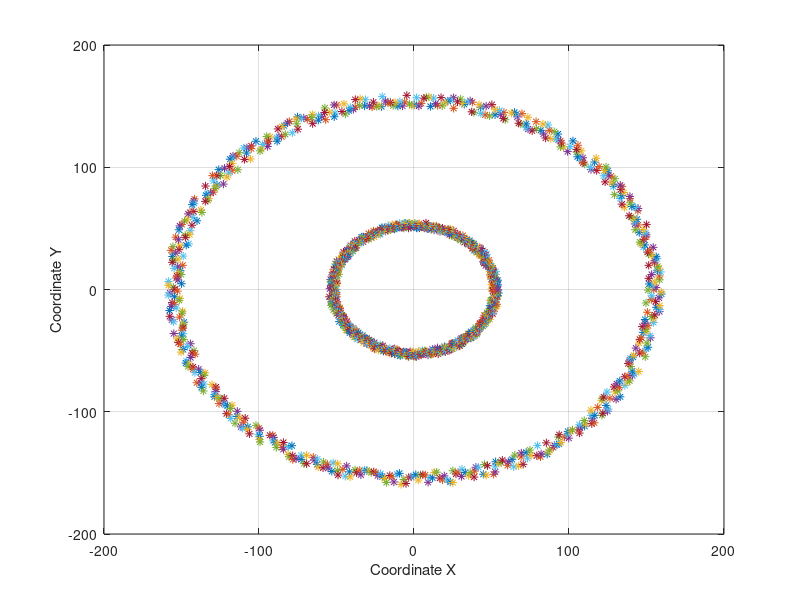
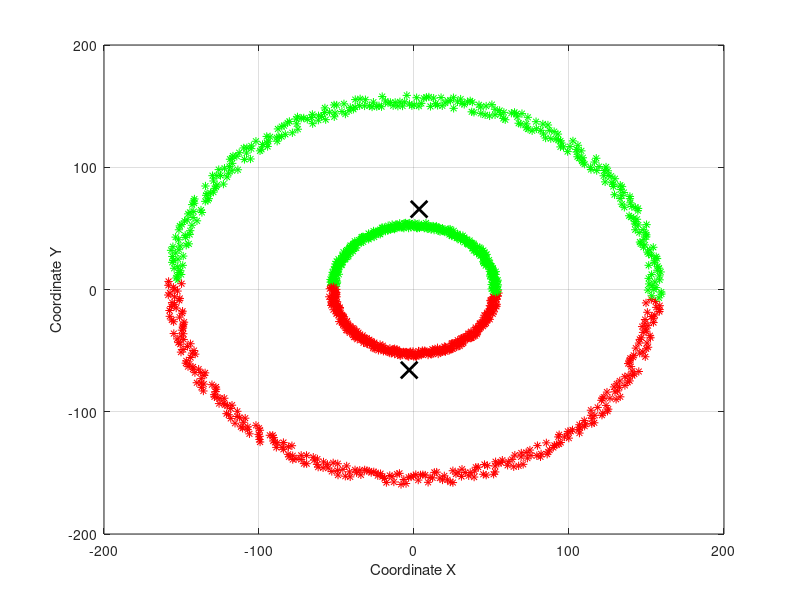

Recreate these plots in MATLAB, in order.
clear all
close all
clc

x_0 = 0;
y_0 = 0;
X = [];

for alpha = 0:0.01:2*pi
    r = rand * 5 + 50;

    x = x_0 + (r * cos(alpha));
    y = y_0 + (r * sin(alpha));

    r1 = rand * 10 + 150;

    x1 = x_0 + (r1 * cos(alpha));
    y1 = y_0 + (r1 * sin(alpha));

    X = [X; [x y]];
    X = [X; [x1 y1]];
end


figure(1)
grid on;
hold on;
box on;
xlabel('Coordinate X');
ylabel('Coordinate Y');

for i = 1 : size(X, 1)
    plot(X(i, 1), X(i, 2),'*');
end

Q1 = X;

k = 2; % Tutaj można zmieniać ilość klastrów
[idx, C, sumd, D] = kmeans(Q1, k);
clust_number = idx;
centers_coordinate = C;

figure(2)
grid on;
hold on;
box on;
xlabel('Coordinate X');
ylabel('Coordinate Y');

for i = 1:size(X, 1)
    if clust_number(i) == 1
        plot(X(i, 1), X(i, 2), 'r*');
    elseif clust_number(i) == 2
        plot(X(i, 1), X(i, 2), 'g*');
    elseif clust_number(i) == 3
        plot(X(i, 1), X(i, 2), 'b*');
    elseif clust_number(i) == 4
        plot(X(i, 1), X(i, 2), '*', 'Color', '#FF1493');
    elseif clust_number(i) == 5
        plot(X(i, 1), X(i, 2), '*', 'Color', '#FFD700');
    elseif clust_number(i) == 6
        plot(X(i, 1), X(i, 2), '*', 'Color', '#7FFFD4');
    end
end

for i = 1:size(C, 1)
    plot(C(i,1), C(i,2), 'xk', 'MarkerSize', 12, 'LineWidth', 2);
end